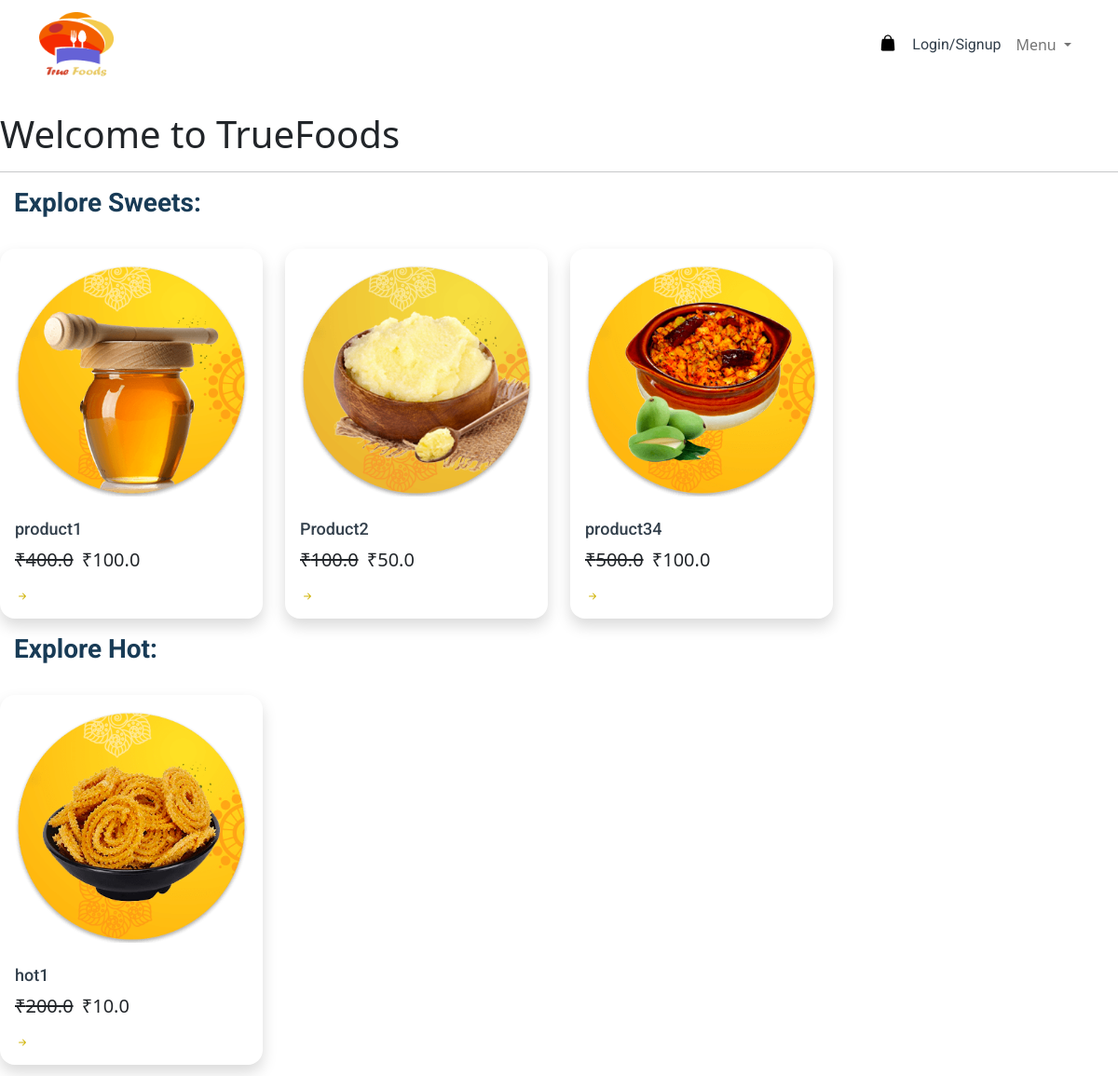
The app's page /menu/ with its own data.
### core/models.py (models this page shows, shortened)
class Item(models.Model):
    title = models.CharField(max_length=100)
    price = models.FloatField()
    discount_price = models.FloatField(blank=True, null=True)
    category = models.CharField(choices=CATEGORY_CHOICES, max_length=10)
    label = models.CharField(choices=LABEL_CHOICES, max_length=10)
    slug = models.SlugField()
    description = models.TextField()
    image = models.ImageField(upload_to='media/images')

### core/views.py (the view)
# urls.py: path('menu/',menu_list,name="menu"),
def menu_list(request):
    sweet_list=Item.objects.filter(category='Sweet')
    hot_list=Item.objects.filter(category='hot')
    other_list=Item.objects.filter(category='honey')
    pickle_list=Item.objects.filter(category='pickles')
    context={
        'sweet':sweet_list,
        'hot_list':hot_list,
        'other_list':other_list,
        'pickle_list':pickle_list
    }
    return render(request,'core/menu.html',context)

### core/templates/core/menu.html (shortened to what this page needs)
{% load static %}
<html>
<head>
    <link rel="stylesheet" href="{% static '/css/foodmunch.css'%}">
    <link rel="stylesheet" href="https://stackpath.bootstrapcdn.com/bootstrap/4.5.2/css/bootstrap.min.css"/>
    <link rel="stylesheet" href=""{% static '/css/mdb.dark.min.css'%}>
    <link rel="stylesheet" href=""{% static '/css/mdb.dark.rtl.min.css'%}>
    <link rel="stylesheet" href=""{% static '/css/mdb.min.css'%}>
    <link rel="stylesheet" href=""{% static '/css/mdb.rtl.min.css'%}>
</head>
<body>
    {% include 'accounts/navbarmain.html' %}
    <br>
    <br>
    <br>
    <br>
    <br>
<h1 style="text-align:text-center">Welcome to TrueFoods</h1>
<hr>
{% if sweet %}
<div class="col-12">
    <h1 class="menu-section-heading">Explore Sweets:</h1>
    <br>
</div>
<div class="row">
    {% for sweet in sweet  %}
    <div class="col-12 col-md-6 col-lg-3">
        <a href="{% url 'core:detail' sweet.slug %}">
      <div class="shadow menu-item-card p-3 mb-3">
        <img
          src="{{sweet.image.url}}"
          alt="{{sweet.image}}"
          class="menu-item-image w-100"
        /></a>
        <h1 class="menu-card-title">{{sweet.title}}</h1>
        <p class="lead">
          {% if sweet.discount_price %}
          <span class="mr-1">
            <del>₹{{ sweet.price }}</del>
          </span>
          <span>₹{{ sweet.discount_price }}</span>
          {% else %}
          <span>₹{{ sweet.price }}</span>
          {% endif %}
        </p>
          <svg width="16px" height="16px" viewBox="0 0 16 16" class="bi bi-arrow-right-short" fill="#d0b200" xmlns="http://www.w3.org/2000/svg">
            <path
              fill-rule="evenodd"
              d="M4 8a.5.5 0 0 1 .5-.5h5.793L8.146 5.354a.5.5 0 1 1 .708-.708l3 3a.5.5 0 0 1 0 .708l-3 3a.5.5 0 0 1-.708-.708L10.293 8.5H4.5A.5.5 0 0 1 4 8z"
            />
          </svg>
      </div>
    </div>
    {% endfor %}
{% endif %}
</body>
{% if hot_list %}
<div class="col-12">
    <h1 class="menu-section-heading">Explore Hot:</h1>
    <br>
</div>
<div class="row">
    {% for sweet in hot_list  %}
    <div class="col-12 col-md-6 col-lg-3">
        <a href="{% url 'core:detail' sweet.slug %}">
      <div class="shadow menu-item-card p-3 mb-3">
        <img
          src="{{sweet.image.url}}"
          alt="{{sweet.image}}"
          class="menu-item-image w-100"
        /></a>
        <h1 class="menu-card-title">{{sweet.title}}</h1>
        <p class="lead">
          {% if sweet.discount_price %}
          <span class="mr-1">
            <del>₹{{ sweet.price }}</del>
          </span>
          <span>₹{{ sweet.discount_price }}</span>
          {% else %}
          <span>₹{{ sweet.price }}</span>
          {% endif %}
        </p>
          <svg width="16px" height="16px" viewBox="0 0 16 16" class="bi bi-arrow-right-short" fill="#d0b200" xmlns="http://www.w3.org/2000/svg">
            <path
              fill-rule="evenodd"
              d="M4 8a.5.5 0 0 1 .5-.5h5.793L8.146 5.354a.5.5 0 1 1 .708-.708l3 3a.5.5 0 0 1 0 .708l-3 3a.5.5 0 0 1-.708-.708L10.293 8.5H4.5A.5.5 0 0 1 4 8z"
            />
          </svg>
      </div>
    </div>
    {% endfor %}
{% endif %}
    </html>

### accounts/templates/accounts/navbarmain.html (shortened to what this page needs)
{% block navbar %}
{% load static %}
<!DOCTYPE html>
<html>
  <head>
    <link rel="stylesheet" href="{% static '/css/foodmunch.css'%}">
    <link rel="stylesheet" href="https://cdnjs.cloudflare.com/ajax/libs/twitter-bootstrap/5.0.2/css/bootstrap.min.css">
    <link rel="stylesheet" href="https://cdnjs.cloudflare.com/ajax/libs/bootstrap-icons/1.5.0/bootstrap-icons.min.css">
<link rel="stylesheet" href="https://cdnjs.cloudflare.com/ajax/libs/font-awesome/5.15.3/css/all.min.css">
  </head>
  <body>
    <nav class="navbar navbar-expand-lg navbar-light bg-white fixed-top">
      <div class="container">
        <a class="navbar-brand" href="{% url 'customerhome'%}">
          <img src="{% static '/image/logo.webp'%}" class="food-munch-logo" />
        </a>
        <div class="collapse navbar-collapse" id="navbarNavAltMarkup">
          <div class="navbar-nav ml-auto">
            <a class="nav-link" href="{% url 'core:order-summary' %}?next={{ request.path|urlencode }}" id="navItem4" style="color: #ffffff; font-size: 20px; text-decoration: none;">
              <span style="display: inline-block; position: relative;">
                  <img src="{% static '/image/shopping-bag.png' %}" alt="Cart" style="display: block; width: 20px; height: 20px;">
          </a>
            {% if user.is_authenticated %}
            <a class="nav-link" href="" id="navItem4"style="left:2px;">Hii {{ user.username }}</a>
            {% if user.is_superuser %}
            <a class="nav-link" href="{% url 'home'%}" id="navItem8">Dashboard</a>
            {% endif %}
            <a class="nav-link" href="{% url 'logout'%}" id="navItem7">Logout</a>
            {% else %}
            <a class="nav-link" id="navItem5" href="{% url 'login'%}">Login/Signup</a>
            {% endif %}
            <div class="nav-item dropdown">
              <a class="nav-link dropdown-toggle" href="#" id="navbarDropdownMenuLink" role="button" data-toggle="dropdown" aria-haspopup="true" aria-expanded="false">
                Menu
              </a>
            </div>
          </div>
        </div>
      </div>
    </nav>
  </body>
</html>
 {% endblock %}

### static/css/foodmunch.css (style rules this page uses)
.food-munch-logo { width: 80px; height: 70px; }
#navItem4 { color: #323f4b; font-family: "Roboto"; }
#navItem5 { color: #323f4b; font-family: "Roboto"; }
.menu-section-heading { color: #183b56; font-family: "Roboto"; font-size: 28px; font-weight: 700; }
.menu-item-image { border-radius: 16px; }
.menu-card-title { color: #323f4b; font-family: "Roboto"; font-size: 18px; font-weight: 500; margin-top: 24px; }
.menu-item-card { border-radius: 16px; }

### records on screen
Item: image (picture), title "product1", price "400.0", discount_price "100.0"
Item: image (picture), title "Product2", price "100.0", discount_price "50.0"
Item: image (picture), title "product34", price "500.0", discount_price "100.0"
Item: image (picture), title "hot1", price "200.0", discount_price "10.0"
